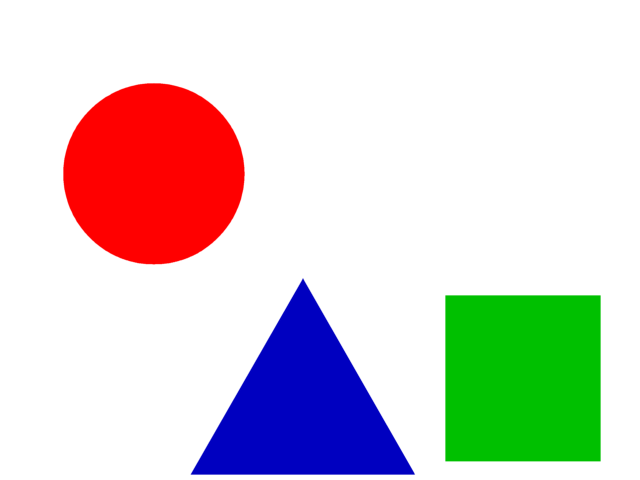
#> input picture origin.png, 640 x 480 px
$ python get_color.py
#> lines starting #> are read from the running program, lines starting #| are printed output that depends on the picture; after the words box and inside, x2 and y2 are one past the last pixel; in counts of white or black regions, pixels touching at a corner belong together
import cv2
import numpy as np

while(1):
    frame = cv2.imread("origin.png", cv2.IMREAD_COLOR)     #  read camera frame
#> frame is the input picture: shape (480, 640, 3); mean B, G, R 207.7, 210, 215.3

    hsv = cv2.cvtColor(frame, cv2.COLOR_BGR2HSV)    # Convert from BGR to HSV
#> hsv: shape (480, 640, 3); mean H, S, V 13.9, 61, 245.2

    # define range of blue color in HSV
    lower_blue = np.array([100,100,120])          # range of blue
    upper_blue = np.array([150,255,255])

    lower_geen = np.array([50, 150, 50])        # range of green
    upper_green = np.array([80, 255, 255])

    lower_red = np.array([0, 50, 50])        # range of red
    upper_red = np.array([30, 255, 255])

    # Threshold the HSV image to get only blue colors
    mask = cv2.inRange(hsv, lower_blue, upper_blue)     # color range of blue
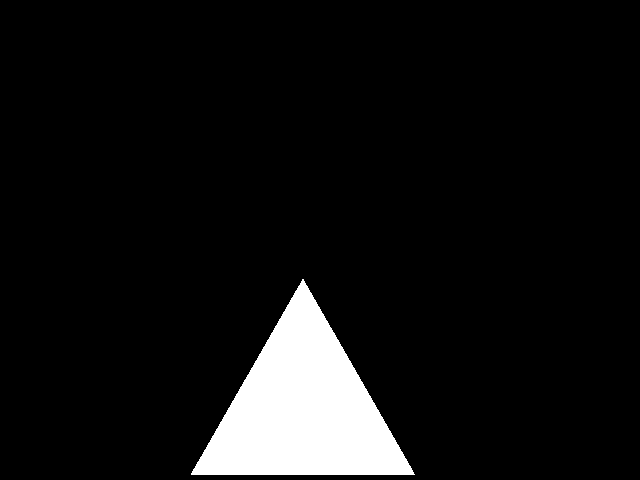
#> mask: shape (480, 640); 7.2% white; 1 white region, box (x1, y1, x2, y2) and area: (191, 279, 415, 475) 22127
#> (the run stopped early here; a loop or call above may not have finished)
